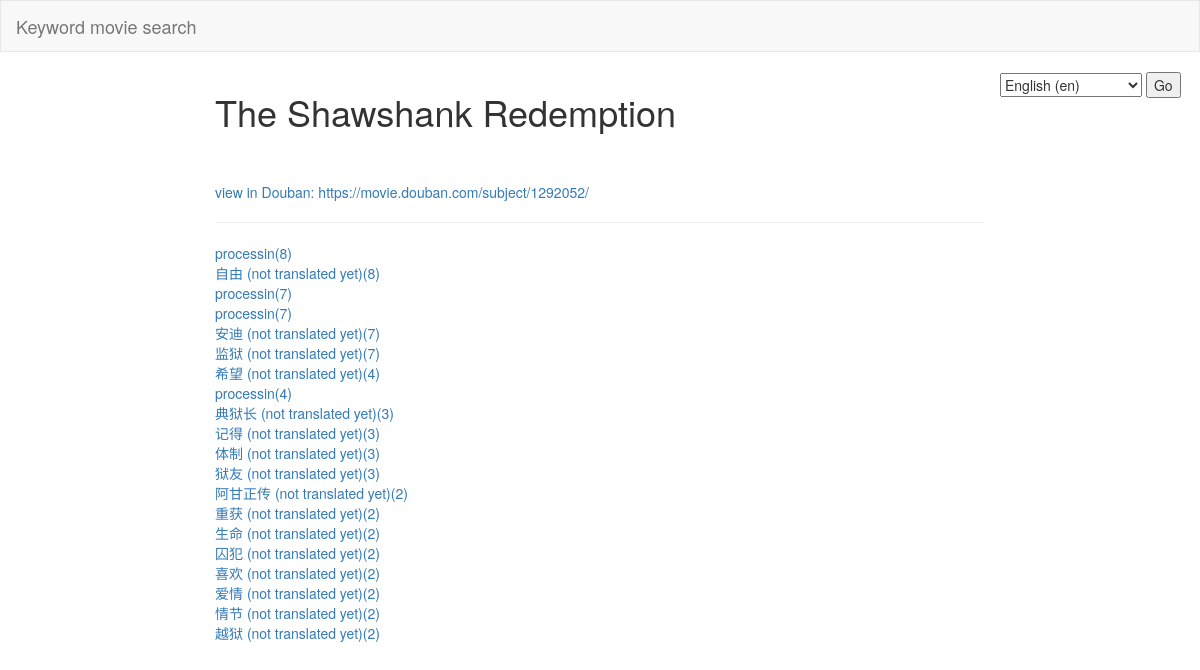
The app's page /movie?name=肖申克的救赎 with its own data.
### douban_search/models.py (models this page shows, shortened)
class Movie(models.Model):
    name1 = models.CharField(max_length=250)
    name2 = models.CharField(max_length=250, null=True)
    year = models.IntegerField(null=True)
    img = models.ImageField(upload_to="gallery", null=True)
    keywords = models.ManyToManyField(Keyword)
    url = models.URLField()

### douban_search/views.py (the view)
# urls.py: path('movie', views.movie_detail),
def movie_detail(request):
    try:
        movie = Movie.objects.get(name1=request.GET.get('name', ''))
    except Keyword.DoesNotExist or Movie.DoesNotExist:
        return HttpResponse(_('not found'))
    keywords_infos = Keyword_Info.objects.filter(movie=movie).order_by('-count')[:20]
    if not request.LANGUAGE_CODE == 'zh-hans':
        keywords_infos = [Keyword_en(k) for k in keywords_infos]
        movie = Movie_en(movie)
    return render(request, 'movie_detail.html', {'movie': movie, 'keywords_infos': keywords_infos})

### douban_search/views.py (called while the page is built)
    def __str__(self):
        return self.name2

    def __str__(self):
        return self.keyword_en

### douban_search/templates/movie_detail.html (shortened to what this page needs)
{% extends 'layout.html' %}
{% load i18n %}
{% block content %}
    <div class="col-sm-8 col-sm-offset-2">
        <h1 style="margin-bottom: 50px">{{ movie }}</h1>
        <a href="{{ movie.url }}">{% translate 'view in Douban: ' %}{{ movie.url }}</a>
        <hr>
        {% for keyword in keywords_infos %}
            <a href="/keyword?keyword={{ keyword.keyword }}">{{ keyword }}({{ keyword.count }})</a>
            <br>
        {% endfor %}
    </div>
{% endblock %}

### records on screen
Movie: name2 "The Shawshank Redemption", url "https://movie.douban.com/subject/1292052/"

### other values on screen
{{ keyword }} "processin" "自由 (not translated yet)" "processin" "processin" "安迪 (not translated yet)" "监狱 (not translated yet)" "希望 (not translated yet)" "processin" "典狱长 (not translated yet)" "记得 (not translated yet)" "体制 (not translated yet)" "狱友 (not translated yet)" "阿甘正传 (not translated yet)" "重获 (not translated yet)" "生命 (not translated yet)" "囚犯 (not translated yet)" "喜欢 (not translated yet)" "爱情 (not translated yet)" "情节 (not translated yet)" "越狱 (not translated yet)"
{{ keyword.count }} "8" "8" "7" "7" "7" "7" "4" "4" "3" "3" "3" "3" "2" "2" "2" "2" "2" "2" "2" "2"
form field language "English (en)"
